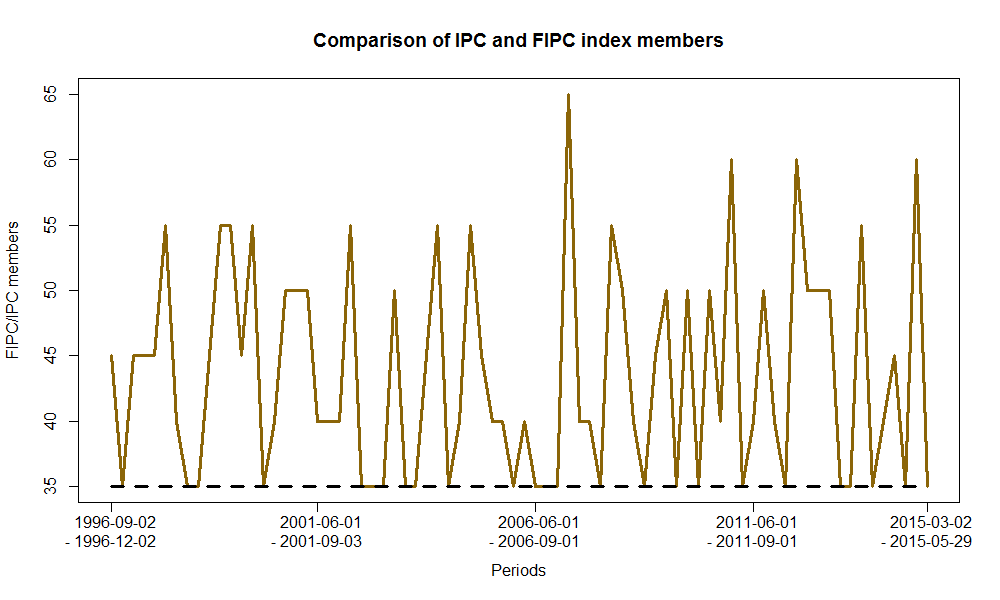

Write R code to recreate this figure.
rm(list = ls(all = TRUE))
graphics.off()

# please change your working directory 
# setwd('C:/...')

load("FIPCaic.RData")

numb_FIPC = (apply(FIPCaic, 1, function(x) length(x[!is.na(x)])) - 1) * 5 + 30

plot(numb_FIPC, mgp = c(3, 1, 0), lwd = 3, type = "l", col = "darkgoldenrod4", xaxt = "n", xlab = "Periods", ylab = "FIPC/IPC members", main = "Comparison of IPC and FIPC index members")
lines(1:length(numb_FIPC),rep(35,length(numb_FIPC)), lwd = 3, lty = 2)
axis(1, mgp = c(3,1.5,0), at = c(1,20,40,60,76), label = c("   1996-09-02 \n- 1996-12-02", "   2001-06-01 \n- 2001-09-03", "   2006-06-01 \n- 2006-09-01", "   2011-06-01 \n- 2011-09-01", "   2015-03-02 \n- 2015-05-29") )
